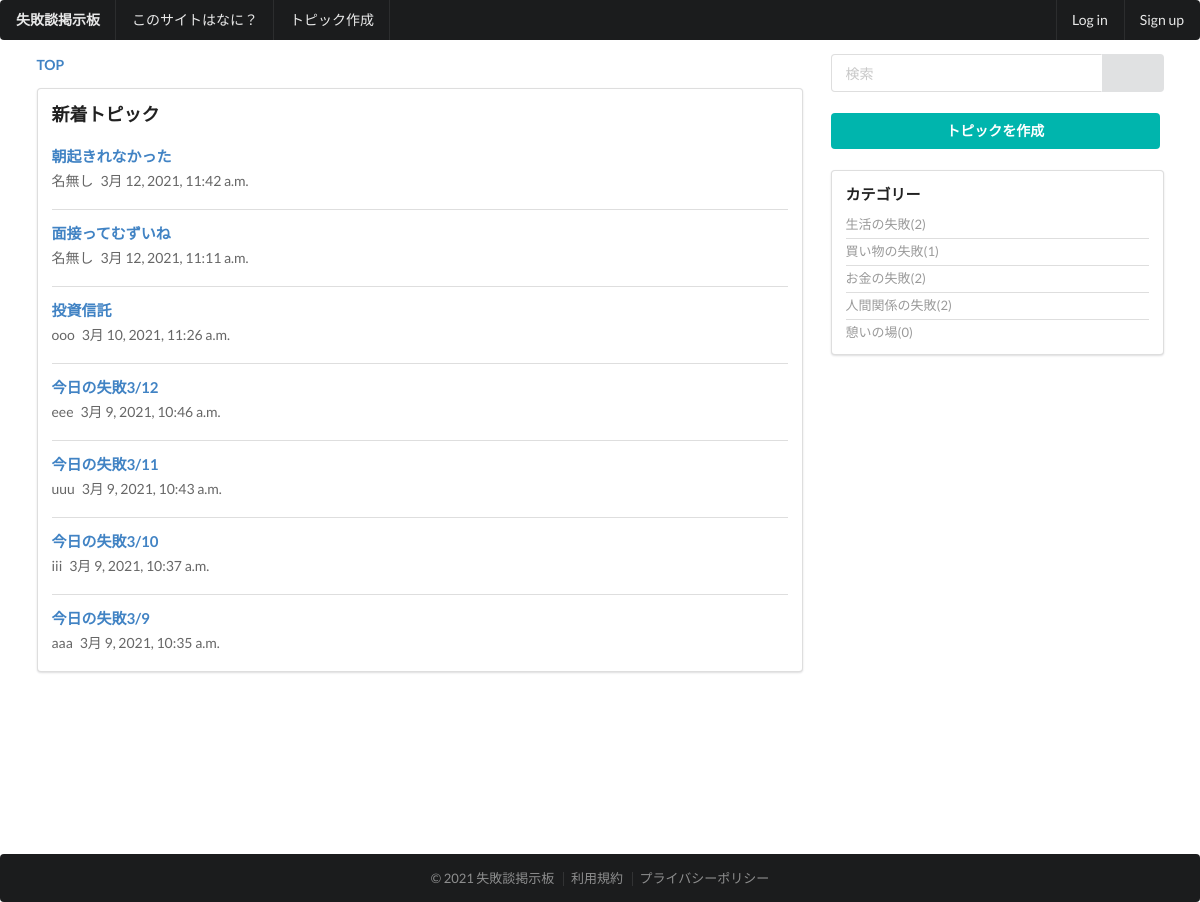
The page / on the database its author committed.
### thread/models.py (models this page shows, shortened)
class Topic(models.Model):
    user_name = models.CharField(
        'お名前',
        max_length=30,
        null=True,
        blank=False,
    )
    title = models.CharField(
        'タイトル',
        max_length=255,
        null = False,
        blank = False,
    )
    message = models.TextField(
        verbose_name='本文',
        null=True,
        blank=False,
    )
    category = models.ForeignKey(
        Category,
        verbose_name='カテゴリー',
        on_delete=models.PROTECT,
        null=True,
        blank=False,
    )
    created = models.DateTimeField(
        auto_now_add=True,
    )
    modified = models.DateTimeField(
        auto_now=True,
    )
    objects = TopicManager()

class Category(models.Model):
    name = models.CharField(
        'カテゴリー名',
        max_length=50,
    )
    url_code = models.CharField(
        'URLコード',
        max_length=50,
        null=True,
        blank=False,
        unique=True,
    )
    sort=models.IntegerField(
        verbose_name='ソート',
        default=0,
    )
    objects = CategoryManager

### base/views.py (the view)
# urls.py: path('', views.TopicListView.as_view(), name='top'),
class TopicListView(ListView):
    template_name = 'base/top.html'
    queryset = Topic.objects.order_by('-created')
    context_object_name = 'topic_list'

### thread/templatetags/threadtags.py (called while the page is built)
@register.inclusion_tag('thread/tags/category_tag.html')
def categorytag():
    ctx = {}
    ctx['category_list'] = Category.objects.annotate(
            count=Count('topic')).order_by('sort')
    return ctx

### templates/base/top.html (shortened to what this page needs)
{% extends 'base/base.html' %}
{% load static %}
{% block content %}
<div class="ui grid stackable">
    <div class="eleven wide column">
        <div class="ui breadcrumb">
            <a class="active section">TOP</a>
        </div>
        <div class="ui segment">
            <div class="content">
                <div class="header"><h3>新着トピック</h3></div>
                <div class="ui divided items">
                    {% for topic in topic_list %}
                    <div class="item">
                        <div class="content">
                            <div class="header">
                                <a href="{% url 'thread:topic' pk=topic.id %}"><h4>{{topic.title}}</h4></a>
                            </div>
                            <div class="meta">
                                <span class="name">{{topic.user_name}}</span>
                                <span class="date">{{topic.created}}</span>
                            </div>
                        </div>
                    </div>
                    {% endfor %}
                </div>
            </div>
        </div>
    </div>
    {% include 'base/sidebar.html' %}
</div>
{% endblock %}

### templates/thread/tags/category_tag.html
<div class="ui relaxed list small divided link">
  {% for category in category_list %}
  <a class="item">{{category.name}}({{category.count}})</a>
  {% endfor %}
</div>

### rows shown on the page
Topic: title "朝起きれなかった", user_name "名無し", created "3月 12, 2021, 11:42 a.m."
Topic: title "面接ってむずいね", user_name "名無し", created "3月 12, 2021, 11:11 a.m."
Topic: title "投資信託", user_name "ooo", created "3月 10, 2021, 11:26 a.m."
Topic: title "今日の失敗3/12", user_name "eee", created "3月 9, 2021, 10:46 a.m."
Topic: title "今日の失敗3/11", user_name "uuu", created "3月 9, 2021, 10:43 a.m."
Topic: title "今日の失敗3/10", user_name "iii", created "3月 9, 2021, 10:37 a.m."
Topic: title "今日の失敗3/9", user_name "aaa", created "3月 9, 2021, 10:35 a.m."
Category: name "生活の失敗", count "2"
Category: name "買い物の失敗", count "1"
Category: name "お金の失敗", count "2"
Category: name "人間関係の失敗", count "2"
Category: name "憩いの場", count "0"
